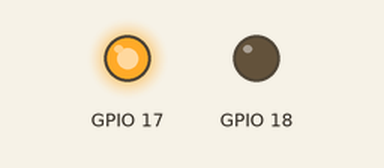
Bench run of a program on a simulated Raspberry Pi (BCM pin numbers). On the bench: output pins drawn as LEDs (lit = HIGH).

Above: at 0.5 s.
At 1.5 s:
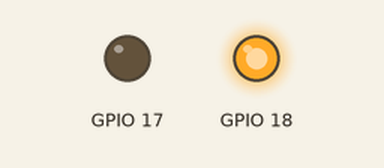
At 5.5 s:
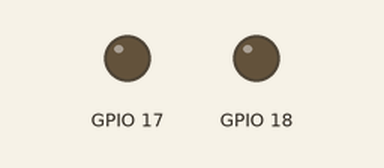
Timing chart, 0 to 6.9 s (numbered marks = the images above):
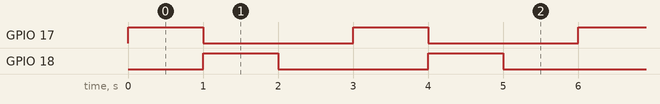

Measured:
- by itself, GPIO 17, GPIO 18: alternates HIGH for 1.0 s and LOW for 2.0 s
- by itself, everything shown: repeats every 3.0 s, in 3 steps

The program:

prog2.py
```python
import RPi.GPIO as GPIO
import time

GPIO.setwarnings(False)

GPIO.setmode(GPIO.BCM)

GPIO.setup(17, GPIO.OUT)
GPIO.setup(18, GPIO.OUT)
try:
	while True:
		GPIO.output(17, GPIO.HIGH)
		GPIO.output(18, GPIO.LOW)
		time.sleep(1)
		GPIO.output(17, GPIO.LOW)
		GPIO.output(18, GPIO.HIGH)
		time.sleep(1)
		GPIO.output(17, GPIO.LOW)
		GPIO.output(18, GPIO.LOW)
		time.sleep(1)
except KeyboardInterrupt:
	GPIO.cleanup()
	time.sleep(0.01)
print " Cleaned up pins"
```
